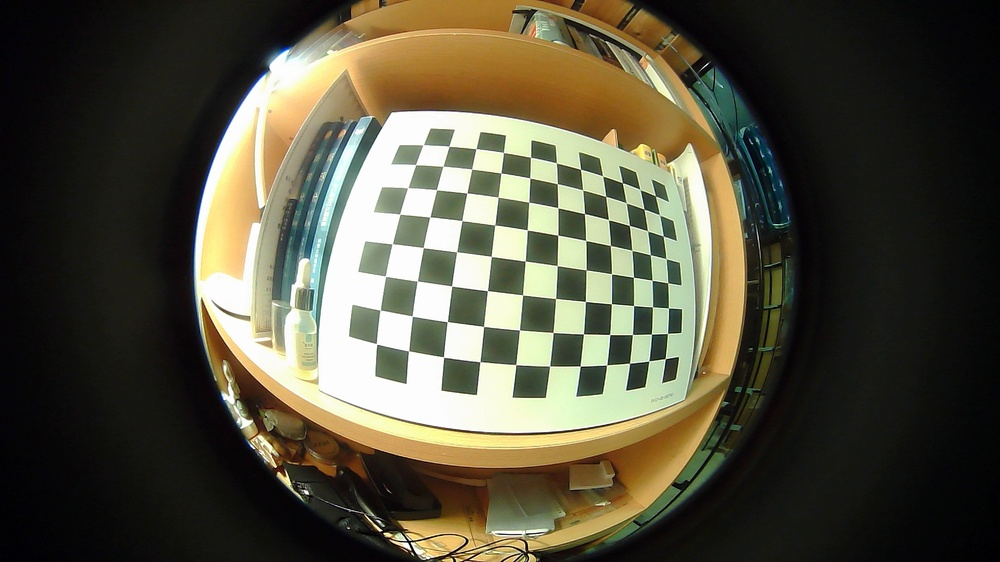
//> input picture ch5/2.jpg, 1000 x 562 px, shrunk from 1920 x 1080 before the run
$ ./opencv_test   (built with g++ and OpenCV 4)
//> lines starting //> are read from the running program, lines starting //| are printed output that depends on the picture
#include<iostream>
#include<chrono>
#include<cmath>
using namespace std;

#include<opencv2/core/core.hpp>
#include<opencv2/highgui/highgui.hpp>

int main()
{
        cv::Mat image;
        image = cv::imread("/home/xiaoyu/SLAM/slam14/ch5/2.jpg", 0);
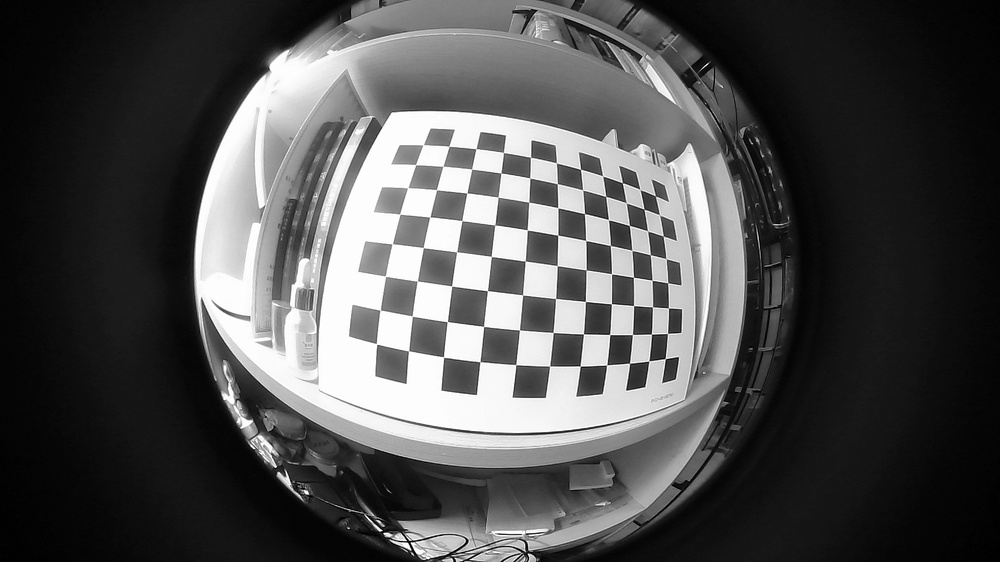
//> image: 562 rows x 1000 cols, CV_8UC1; min 0, max 255, mean 79.9

        double k1 = -0.28340811, k2 = 0.07395907, p1 = 0.00019359, p2 = 1.76187114e-05;
        double fx = 458.654, fy = 457.296, cx = 367.215, cy = 248.375;

	chrono::steady_clock::time_point t1 = chrono::steady_clock::now();
        int rows = image.rows, cols = image.cols;
//> rows = 562; cols = 1000
        cv::Mat image_undistort = cv::Mat(rows, cols, CV_8UC1);

        for(int v = 0;v<rows;v++){
                for(int u=0;u<cols;u++){
                        double x = (u-cx)/fx, y=(v-cy)/fy;
                        double r = sqrt(x*x + y*y);
                        double x_distorted = x * (1 + k1 * r * r + k2 * r * r * r * r) + 2 * p1 * x * y + p2 * (r * r + 2 * x * x);
                        double y_distorted = y * (1 + k1 * r * r + k2 * r * r * r * r) + p1 * (r * r + 2 * y * y) + 2 * p2 * x * y;
                        double u_distorted = fx*x_distorted+cx;
                        double v_distorted = fy*y_distorted+cy;

                        if (u_distorted >= 0 && v_distorted >= 0 && u_distorted < cols && v_distorted < rows) {
                                image_undistort.at<uchar>(v, u) = image.at<uchar>((int) v_distorted, (int) u_distorted);
                        }
                        else {
                                image_undistort.at<uchar>(v, u) = 0;
                        }
                }
        }
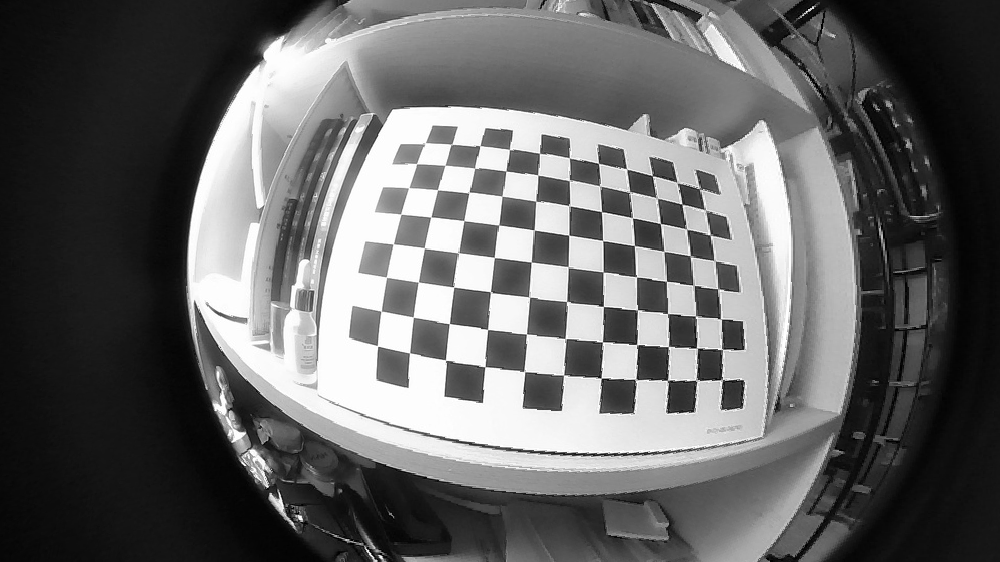
//> image_undistort: 562 rows x 1000 cols, CV_8UC1; min 0, max 255, mean 101
	chrono::steady_clock::time_point t2 = chrono::steady_clock::now();
        chrono::duration<double> time_used = chrono::duration_cast<chrono::duration<double>>(t2-t1);
        cout<<"extract ORB cost = "<<time_used.count()<<" seconds."<<endl;


        cv::imshow("distorted", image);
        cv::imshow("undistorted", image_undistort);
        cv::waitKey(0);
        return 0;
}

$ run again, with ch5/distorted.png saved as ch5/2.jpg
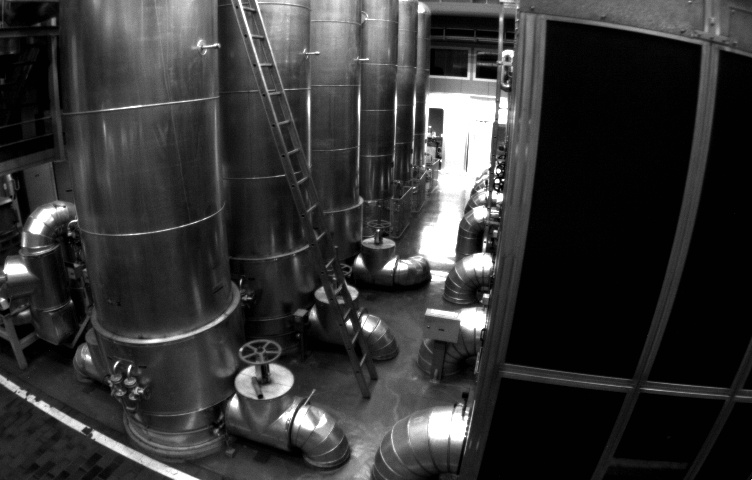
//> input picture ch5/distorted.png, 752 x 480 px
//> image is the input picture: 480 rows x 752 cols, CV_8UC1; min 0, max 255, mean 52.6
//> after the loop `for(int v = 0;v<rows;v++)`:
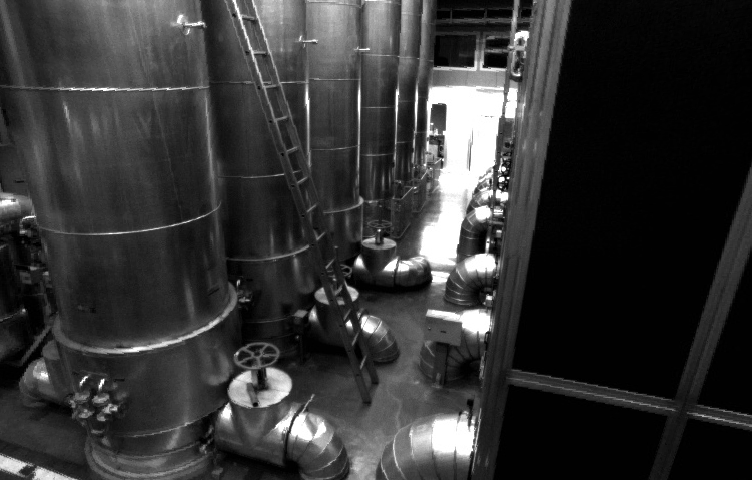
//> image_undistort: 480 rows x 752 cols, CV_8UC1; min 0, max 255, mean 52
